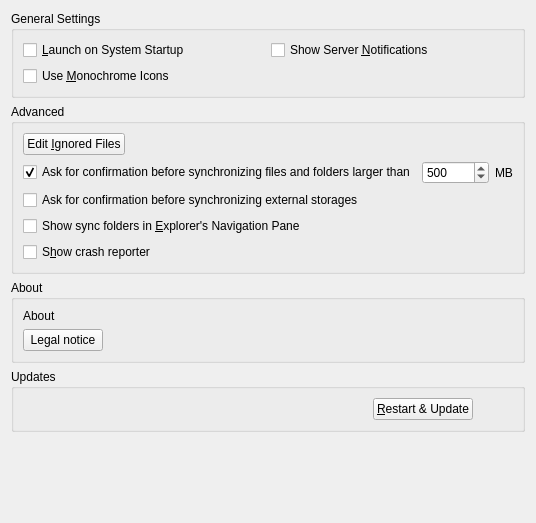
<?xml version="1.0" encoding="UTF-8"?>
<ui version="4.0">
 <class>OCC::GeneralSettings</class>
 <widget class="QWidget" name="OCC::GeneralSettings">
  <property name="geometry">
   <rect>
    <x>0</x>
    <y>0</y>
    <width>516</width>
    <height>523</height>
   </rect>
  </property>
  <property name="windowTitle">
   <string notr="true">Form</string>
  </property>
  <layout class="QGridLayout" name="gridLayout_3">
   <item row="2" column="0">
    <widget class="QGroupBox" name="aboutGroupBox">
     <property name="title">
      <string>About</string>
     </property>
     <layout class="QVBoxLayout" name="verticalLayout_3">
      <item>
       <widget class="QLabel" name="aboutLabel">
        <property name="sizePolicy">
         <sizepolicy hsizetype="Preferred" vsizetype="Minimum">
          <horstretch>0</horstretch>
          <verstretch>0</verstretch>
         </sizepolicy>
        </property>
        <property name="text">
         <string>About</string>
        </property>
       </widget>
      </item>
      <item>
       <layout class="QHBoxLayout" name="horizontalLayout_6">
        <item>
         <widget class="QPushButton" name="legalNoticeButton">
          <property name="text">
           <string>Legal notice</string>
          </property>
         </widget>
        </item>
        <item>
         <spacer name="horizontalSpacer_2">
          <property name="orientation">
           <enum>Qt::Horizontal</enum>
          </property>
          <property name="sizeHint" stdset="0">
           <size>
            <width>40</width>
            <height>20</height>
           </size>
          </property>
         </spacer>
        </item>
       </layout>
      </item>
     </layout>
    </widget>
   </item>
   <item row="0" column="0">
    <widget class="QGroupBox" name="generalGroupBox">
     <property name="title">
      <string>General Settings</string>
     </property>
     <layout class="QGridLayout" name="gridLayout_2">
      <item row="1" column="0">
       <widget class="QCheckBox" name="monoIconsCheckBox">
        <property name="toolTip">
         <string>For System Tray</string>
        </property>
        <property name="text">
         <string>Use &amp;Monochrome Icons</string>
        </property>
       </widget>
      </item>
      <item row="0" column="0">
       <widget class="QCheckBox" name="autostartCheckBox">
        <property name="text">
         <string>&amp;Launch on System Startup</string>
        </property>
       </widget>
      </item>
      <item row="0" column="1">
       <widget class="QCheckBox" name="serverNotificationsCheckBox">
        <property name="text">
         <string>Show Server &amp;Notifications</string>
        </property>
       </widget>
      </item>
     </layout>
    </widget>
   </item>
   <item row="3" column="0">
    <widget class="QGroupBox" name="updatesGroupBox">
     <property name="title">
      <string>Updates</string>
     </property>
     <layout class="QHBoxLayout" name="horizontalLayout">
      <item>
       <widget class="QLabel" name="updateStateLabel">
        <property name="text">
         <string/>
        </property>
        <property name="wordWrap">
         <bool>true</bool>
        </property>
        <property name="openExternalLinks">
         <bool>true</bool>
        </property>
       </widget>
      </item>
      <item>
       <widget class="QPushButton" name="restartButton">
        <property name="sizePolicy">
         <sizepolicy hsizetype="Maximum" vsizetype="Fixed">
          <horstretch>0</horstretch>
          <verstretch>0</verstretch>
         </sizepolicy>
        </property>
        <property name="text">
         <string>&amp;Restart &amp;&amp; Update</string>
        </property>
       </widget>
      </item>
      <item>
       <spacer name="horizontalSpacer">
        <property name="orientation">
         <enum>Qt::Horizontal</enum>
        </property>
        <property name="sizeType">
         <enum>QSizePolicy::Preferred</enum>
        </property>
        <property name="sizeHint" stdset="0">
         <size>
          <width>40</width>
          <height>20</height>
         </size>
        </property>
       </spacer>
      </item>
     </layout>
    </widget>
   </item>
   <item row="4" column="0">
    <spacer name="verticalSpacer">
     <property name="orientation">
      <enum>Qt::Vertical</enum>
     </property>
     <property name="sizeHint" stdset="0">
      <size>
       <width>20</width>
       <height>0</height>
      </size>
     </property>
    </spacer>
   </item>
   <item row="1" column="0">
    <widget class="QGroupBox" name="groupBox">
     <property name="title">
      <string>Advanced</string>
     </property>
     <layout class="QVBoxLayout" name="verticalLayout">
      <item>
       <layout class="QHBoxLayout" name="horizontalLayout_4">
        <item>
         <widget class="QPushButton" name="ignoredFilesButton">
          <property name="text">
           <string>Edit &amp;Ignored Files</string>
          </property>
         </widget>
        </item>
        <item>
         <spacer name="horizontalSpacer_4">
          <property name="orientation">
           <enum>Qt::Horizontal</enum>
          </property>
          <property name="sizeHint" stdset="0">
           <size>
            <width>555</width>
            <height>20</height>
           </size>
          </property>
         </spacer>
        </item>
       </layout>
      </item>
      <item>
       <layout class="QHBoxLayout" name="horizontalLayout_3">
        <item>
         <widget class="QCheckBox" name="newSizeLimitCheckBox">
          <property name="text">
           <string>Ask for confirmation before synchronizing files and folders larger than</string>
          </property>
          <property name="checked">
           <bool>true</bool>
          </property>
         </widget>
        </item>
        <item>
         <widget class="QSpinBox" name="newSizeLimitSpinBox">
          <property name="maximum">
           <number>999999</number>
          </property>
          <property name="value">
           <number>500</number>
          </property>
         </widget>
        </item>
        <item>
         <widget class="QLabel" name="label">
          <property name="text">
           <string extracomment="Trailing part of &quot;Ask confirmation before syncing folder larger than&quot; ">MB</string>
          </property>
         </widget>
        </item>
        <item>
         <spacer name="horizontalSpacer_3">
          <property name="orientation">
           <enum>Qt::Horizontal</enum>
          </property>
          <property name="sizeHint" stdset="0">
           <size>
            <width>40</width>
            <height>20</height>
           </size>
          </property>
         </spacer>
        </item>
       </layout>
      </item>
      <item>
       <layout class="QHBoxLayout" name="horizontalLayout_8">
        <item>
         <widget class="QCheckBox" name="newExternalStorage">
          <property name="text">
           <string>Ask for confirmation before synchronizing external storages</string>
          </property>
         </widget>
        </item>
       </layout>
      </item>
      <item>
       <layout class="QHBoxLayout" name="horizontalLayout_10">
        <item>
         <widget class="QCheckBox" name="showInExplorerNavigationPaneCheckBox">
          <property name="text">
           <string>Show sync folders in &amp;Explorer's Navigation Pane</string>
          </property>
         </widget>
        </item>
       </layout>
      </item>
      <item>
       <layout class="QHBoxLayout" name="horizontalLayout_9">
        <item>
         <widget class="QCheckBox" name="crashreporterCheckBox">
          <property name="sizePolicy">
           <sizepolicy hsizetype="MinimumExpanding" vsizetype="Fixed">
            <horstretch>0</horstretch>
            <verstretch>0</verstretch>
           </sizepolicy>
          </property>
          <property name="text">
           <string>S&amp;how crash reporter</string>
          </property>
         </widget>
        </item>
       </layout>
      </item>
     </layout>
    </widget>
   </item>
  </layout>
 </widget>
 <tabstops>
  <tabstop>autostartCheckBox</tabstop>
  <tabstop>serverNotificationsCheckBox</tabstop>
  <tabstop>monoIconsCheckBox</tabstop>
  <tabstop>ignoredFilesButton</tabstop>
  <tabstop>newSizeLimitCheckBox</tabstop>
  <tabstop>newSizeLimitSpinBox</tabstop>
  <tabstop>crashreporterCheckBox</tabstop>
  <tabstop>restartButton</tabstop>
 </tabstops>
 <resources/>
 <connections>
  <connection>
   <sender>newSizeLimitCheckBox</sender>
   <signal>toggled(bool)</signal>
   <receiver>newSizeLimitSpinBox</receiver>
   <slot>setEnabled(bool)</slot>
   <hints>
    <hint type="sourcelabel">
     <x>247</x>
     <y>188</y>
    </hint>
    <hint type="destinationlabel">
     <x>497</x>
     <y>190</y>
    </hint>
   </hints>
  </connection>
 </connections>
</ui>
